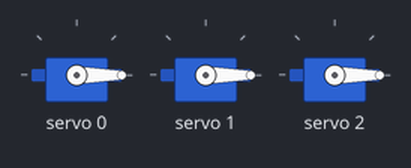
Simulated run of this sketch. Board: Arduino Uno, built with avr-gcc and run on an emulated ATmega328P. Parts: 3 × servo.

Above: at 0.05 s.
At 2.25 s:
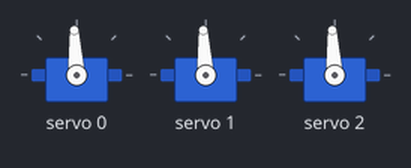
At 4.5 s:
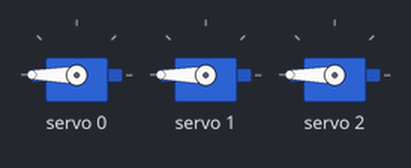
Timing chart, 0 to 5.9 s (numbered marks = the images above):
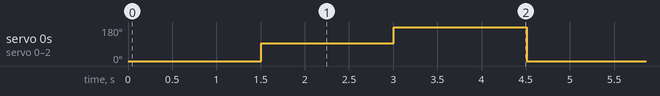

The sketch:

Exemple_1.ino
```cpp
/**
 * e-mail : rachelsysteme@gmail.com
 * gitHub : https://github.com/RS-malik-el
 * Donation : paypal.me/RachelSysteme
 *
 * @AUTEUR : RACHEL SYSTEME / OpenProgramming
 * DATE : 25/01/2023
 *
 * @Board : Arduino
 *
 * La bibliothèque est disponible dans le gestionnaire de bibliothèque
 * de l'IDE arduino, rechercher et installer la bibliothèque suivante :
 *
 * Bibliothèque utilisé : PCA9685_16-Channel_PWM_Driver_Module_Library
 *
 * Les servomoteurs sont connecté aux cannaux 0 à 2
 *
 * Les valeurs de l'angle varie de -90 à +90
 * */

#include <PCA9685.h> // Insertion de la bibliothèque

// Objet de type PCA9685 permettant de controler le module
PCA9685 pwmController;
// Objet de type PCA9685_ServoEval permettant de convertir l'angle en valeur PWM
PCA9685_ServoEval pwmAngleValue;

void setup(){
    Wire.begin(); // Initialisation de l'interface I2C
    // Ré-initialisation des PCA9685 sur la ligne I2C
    pwmController.resetDevices();
    pwmController.init(); // Initilisation du module
    // Définit une fréquence f=5OHz soit T=20ms
    // pour les Servomoteurs standard
    pwmController.setPWMFreqServo();
}


void loop(){
    int Attente = 1500; // Petite pause
    pwmController.setChannelPWM(0, pwmAngleValue.pwmForAngle(-90));
    pwmController.setChannelPWM(1, pwmAngleValue.pwmForAngle(-90));
    pwmController.setChannelPWM(2, pwmAngleValue.pwmForAngle(-90));
    delay(Attente);
    pwmController.setChannelPWM(0, pwmAngleValue.pwmForAngle(0));
    pwmController.setChannelPWM(1, pwmAngleValue.pwmForAngle(0));
    pwmController.setChannelPWM(2, pwmAngleValue.pwmForAngle(0));
    delay(Attente);
    pwmController.setChannelPWM(0, pwmAngleValue.pwmForAngle(90));
    pwmController.setChannelPWM(1, pwmAngleValue.pwmForAngle(90));
    pwmController.setChannelPWM(2, pwmAngleValue.pwmForAngle(90));
    delay(Attente);
}
```

Measured:
- by itself, servo 0–2: repeats every 4.5 s: 180° 1.5 s, 0° 1.5 s, 93° 1.5 s
